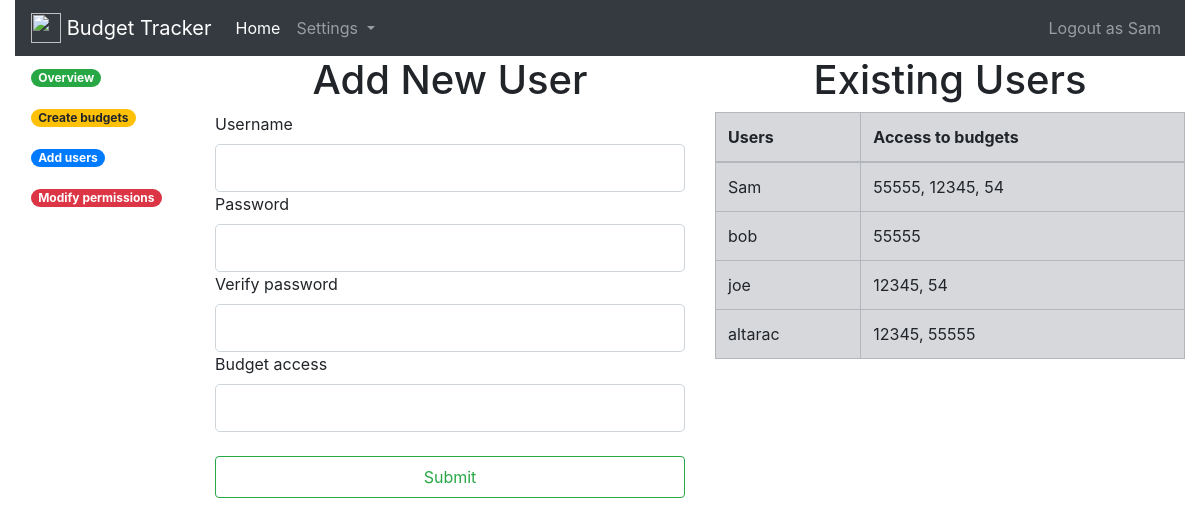
Page /newuser (signed in) on the earlier database version.
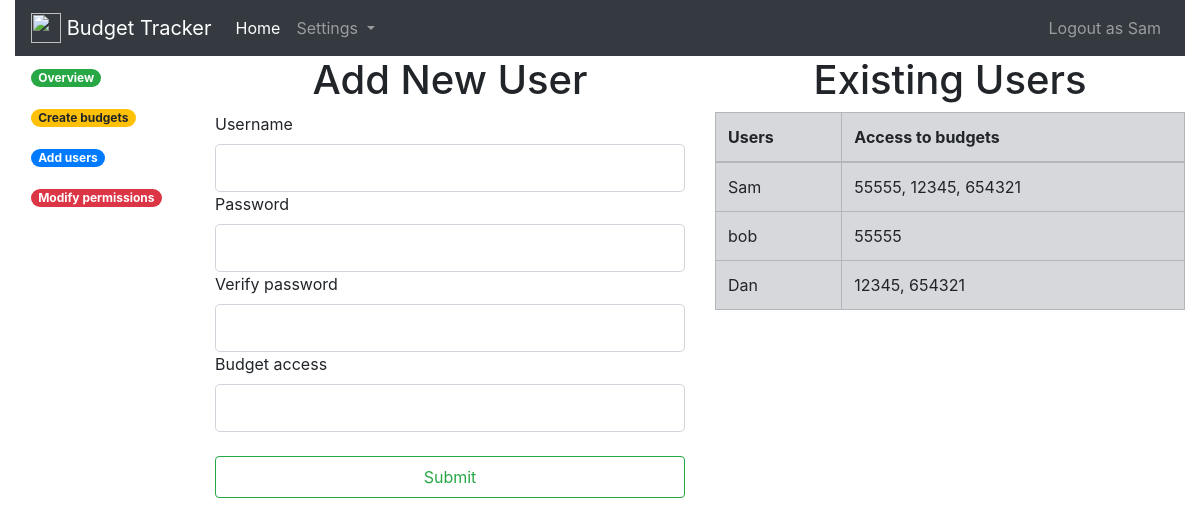
Same page on the later database version.
### app.py (models this page shows, shortened)
class User(db.Model):
    id = db.Column(db.Integer, primary_key=True)
    username = db.Column(db.String(20), unique=True, nullable=False)
    password = db.Column(db.String(6), nullable=False)
    budgets_access = db.Column(db.String(100), unique=False, nullable=True)

### app.py (the view)
@app.route('/newuser', methods=['GET','POST'])
def newuser():
    if(session['key'][0] == False):
        return redirect(url_for('index'))
    else:
        u=session['key'][1]
    form=UpdateUserForm()
    uu = User.query.all()
    if form.is_submitted():
        if(form.password.data == form.password2.data):
            user = User(username= f'{form.username.data}', password=f'{form.password.data}', budgets_access = f'{form.budgets_access.data}')
            db.session.add(user)
            db.session.commit()
    return render_template('newuser.html', form = form, uu = uu, u=u)

### app.py
class UpdateUserForm(FlaskForm):
    username = StringField('Username', validators=[DataRequired(), Length(min=2, max=50)])
    password = PasswordField('Password', validators=[DataRequired(), Length(min=6, max=20)])
    password2 = PasswordField('Verify password', validators=[DataRequired(), Length(min=6, max=20)])
    budgets_access = StringField('Budget access')
    submit = SubmitField('Submit')

### templates/newuser.html (shortened to what this page needs)
{% extends 'base_in.html' %}
{% block body %}
<div class="row">
  <div class="col-md-2">
    <ul class="nav flex-column">
      <li class="nav-item">
        {% if session['key'][0]==True %}
        <li class="nav-item">
          <a class="nav-link" href="/master"><span class="badge badge-pill badge-success"> Overview</span></a>
        </li>
        <li class="nav-item">
          <a class="nav-link" href="/newbudget"><span class="badge badge-pill badge-warning"> Create budgets</span></a>
        </li>
        <li class="nav-item">
          <a class="nav-link" href="/newuser"><span class="badge badge-pill badge-primary"> Add users</span></a>
        </li>
        <li class="nav-item">
          <a class="nav-link" href="/modifyuser"><span class="badge badge-pill badge-danger"> Modify permissions</span></a>
        </li>
        {% endif %}
    </div>
  <div class="col-md-5">
  <h1 class="text-center">Add New User</h1>
    <form method="POST", action="">
      {{form.username.label(class="form-control-label")}}
      {{form.username(class="form-control form-control-lg")}}
      {{form.password.label(class="form-control-label")}}
      {{form.password(class="form-control form-control-lg")}}
      {{form.password2.label(class="form-control-label")}}
      {{form.password2(class="form-control form-control-lg")}}
      {{form.budgets_access.label(class="form-control-label")}}
      {{form.budgets_access(class="form-control form-control-lg")}}
      <br>
      {{form.submit(class="btn btn-outline-success form-control form-control-lg")}}
    </form>
  </div>
  <div class="col-md-5">
    <h1 class="text-center">Existing Users</h1>
    <table class="table table-secondary table-bordered">
      <thead>
        <tr>
          <th scope="col">Users</th>
          <th scope="col">Access to budgets</th>
        </tr>
      </thead>
      <tbody>
    {% for i in uu %}
          <tr>
            <td>{{i.username}}</td>
            <td>{{i.budgets_access}}</td>
          </tr>
      {% endfor %}
      </tbody>
    </table>
  </div>
</div>
{% endblock %}

### templates/base_in.html (shortened to what this page needs)
<!doctype html>
<html lang="en">
  <head>
<link rel="stylesheet" type="text/css" href="//cdnjs.cloudflare.com/ajax/libs/jsxgraph/0.99.7/jsxgraph.css" />
    <link rel="stylesheet" href="https://stackpath.bootstrapcdn.com/bootstrap/4.3.1/css/bootstrap.min.css">
  </head>
  <body class="container-fluid">
    <nav class="navbar navbar-expand-lg navbar-dark bg-dark">
      <a class="navbar-brand" href="/"> <img src="static/lyceum.png" width="30" height="30" class="d-inline-block align-top" alt="">
    Budget Tracker</a>
      <div class="collapse navbar-collapse" id="navbarNavDropdown">
        <ul class="navbar-nav">
          <li class="nav-item active">
            <a class="nav-link" href="/profile/{{u}}">Home <span class="sr-only">(current)</span></a>
          </li>
          <li class="nav-item dropdown">
            <a class="nav-link dropdown-toggle" href="#" id="navbarDropdownMenuLink" data-toggle="dropdown" aria-haspopup="true" aria-expanded="false">
              Settings
            </a>
          </li>
        </ul>
        <ul class="navbar-nav ml-auto">
          <li class="nav-item">
            <a class="nav-link" href="/">Logout as {{u}}</a>
          </li>
        </ul>
      </div>
    </nav>
{% block body %}
{% endblock %}
      </body>
    </html>

Differences in the rows shown:
removed User: username "altarac", budgets_access "12345, 55555"
changed User "Sam": budgets_access "55555, 12345, 54" → "55555, 12345, 654321"
changed User: username "joe" → "Dan"; budgets_access "12345, 54" → "12345, 654321"
